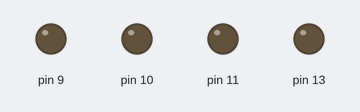
A sketch run on a simulated Arduino Uno, built with avr-gcc and run on an emulated ATmega328P. On the bench: output pins drawn as LEDs (lit = HIGH).

Above: at 0.05 s.
At 1.1 s:
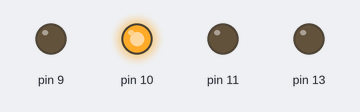
At 2.2 s:
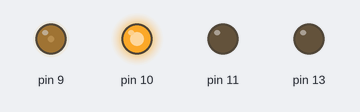
At 4.4 s:
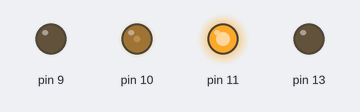
At 6.55 s:
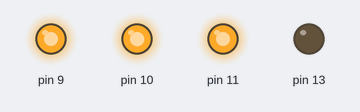
At 8.75 s:
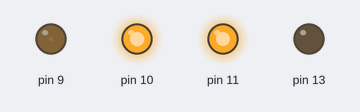
Timing chart, 0 to 11.4 s (numbered marks = the images above):
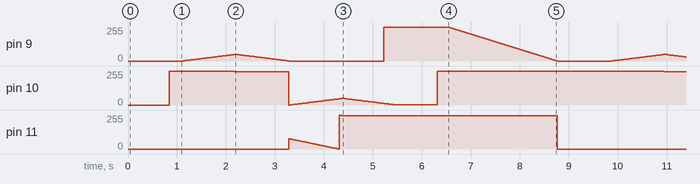

The sketch:

sketch_jan15a.ino
```cpp
int red = 0;
int green = 0;
int blue = 0;

void setup() {
  pinMode(9, OUTPUT);
  pinMode(10, OUTPUT);
  pinMode(11, OUTPUT);
  pinMode(13, OUTPUT);
  digitalWrite(13, LOW);
}

void loop() {
  farbe_start(0,0,0);
  wechsel2(0,255,0,1000);
  wechsel2(0,255,50,1000);
  wechsel2(255,0,0,1000);
  wechsel2(255,50,0,1000);
  wechsel2(0,0,255,1000);
  wechsel2(255,255,255,1000);
  wechsel2(0,0,0,2000);
}

void farbe_start(int red_new, int green_new, int blue_new) {
  red = red_new;
  green = green_new;
  blue = blue_new;
}

void farbe(int red, int green, int blue) {
  analogWrite(9, blue); //Blau
  analogWrite(10, green); //Grün
  analogWrite(11, red); //Rot
}

void wechsel2(int red_new, int green_new, int blue_new, long duration) {
  int timer = 0;
  float red_increment = 0;
  float green_increment = 0;
  float blue_increment = 0;
  if(red != 0 || (red_new - red) != 0) {
    red_increment = 1/((float(red_new)-float(red))/float(duration));
  }
  if(green != 0 || (green_new - green) != 0) {
    green_increment = 1/((float(green_new)-float(green))/float(duration));  //-35,7
  }
  if(blue != 0 || (blue_new - blue) != 0) {
    blue_increment = 1/((float(blue_new)-float(blue))/float(duration));
  }

  for(timer = 1; timer <= duration ;timer++) {

    if(timer != 1 && timer % int(red_increment) == 0) {
      if(red_increment == 0){
        red = 0;
      } else if (red_increment > 0) {
          red++;
      } else if (red_increment < 0) {
          red--;
      }
    }

    if(timer != 1 && timer % int(green_increment) == 0){
      if(green_increment == 0){
        green = 0;
      } else if (green_increment > 0) {
          green++;
      } else if (green_increment < 0) {
          green--;
      }
    }

    if(timer != 1 && timer % int(blue_increment) == 0){
      if(blue_increment == 0){
        blue = 0;
      } else if (blue_increment > 0) {
          blue++;
      } else if (blue_increment < 0) {
          blue--;
      }
    }

    farbe(red, green, blue);
    delay(1);
  }
}

void wechsel(int red_start, int green_start, int blue_start, int red_end, int green_end, int blue_end, int duration) {
  int timer = 0;
  float red_increment = 1/((float(red_end)-float(red_start))/float(duration));
  int red = red_start;
  float green_increment = 1/((float(green_end)-float(green_start))/float(duration));
  int green = green_start;
  float blue_increment = 1/((float(blue_end)-float(blue_start))/float(duration));
  int blue = blue_start;

  for(timer = 0; timer < duration ;timer++) {
    if(timer % int(red_increment) == 0){
      if(red_increment >= 0){
        red++;
      } else {
        red--;
      }
    }

    if(timer % int(green_increment) == 0){
      if(green_increment >= 0){
        green++;
      } else {
        green--;
      }
    }

    if(timer % int(blue_increment) == 0){
      if(blue_increment >= 0){
        blue++;
      } else {
        blue--;
      }
    }

    farbe(red, green, blue);
    delay(1);
  }


}
```
